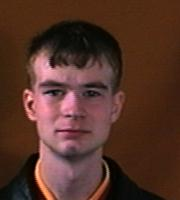
#> input picture test/adhast.20.jpg, 180 x 200 px, given as the content of the folder train, which was not available
$ python sift.py
#> lines starting #> are read from the running program, lines starting #| are printed output that depends on the picture; pictures that were not available may be replaced by others from this repository, and a replacement may not be noted

print('running...............please wait')

# importing the libraries
import os
import cv2
import numpy as np
import matplotlib.pyplot as plt


# the path to the folder that contains the training images
train_path = 'train'

# list of tubles containing the image name and number of descriptors
imageNames=[]

# list of all descriptors of all images
listOfDesc=[]

# Initiate SIFT
sift = cv2.xfeatures2d.SIFT_create()

# loop on all images and extract thier descriptors
for path, subdirs, files in os.walk(train_path):
    for filename in files:
        f = os.path.join(path, filename)

        # read the image
        img1 = cv2.imread(f,0)
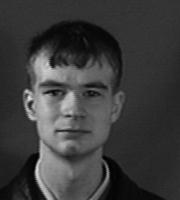
#> img1: shape (200, 180); min 0, max 228, mean 60.2

        # extract the key points and the descriptors
        kp, des = sift.detectAndCompute(img1,None)
#> kp = 126 keypoints; strongest (x, y, size): (43, 68, 15.6), (30, 104, 3.4), (26, 91, 2.7), (56, 90, 12.5)
        listOfDesc.extend(des) # add image descriptors (i.e. corners)
        filename = filename.split('.', 1 )[0]
        imageNames.append((filename, len(des)))


# numpy array of all the descriptors
X = np.array(listOfDesc)
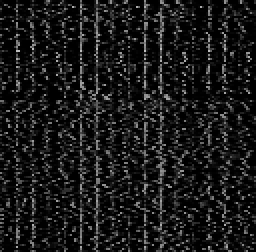
#> X: shape (126, 128) float32 (shown 2 times larger); min 0, max 191, mean 24.8

# number of K-mean clusters
K = 40

# Using k mean to classify all the descriptors
from sklearn.cluster import KMeans

kmeans = KMeans(n_clusters = K, init = 'k-means++', random_state = 42)
y_kmeans = kmeans.fit_predict(X)
#> y_kmeans = 126 values, max 39 at index 52, min 0 at index 47, mean 18.19

result = np.zeros((len(imageNames), K))

names = []
for name in imageNames:
     names.append(name[0])
#> this loop made 1 pass
#> name on pass 1: ('adhast', 126)
#> after the loop, names = ['adhast']

names = np.array(names)

# for each image find the number of descriptors in each class
ind = 0
for i in range(len(imageNames)):
     img = imageNames[i]

     for j in range(img[1]):
          result[i][y_kmeans[j+ind]] += 1

     ind += img[1]
#> this loop made 1 pass
#> (img, ind) on pass 1: (('adhast', 126), 126)
#> after the loop, ind = 126


# the path to the folder that contains the test images
test_path = 'test'
test_img_name = input('please enter the name of the image from test folder\n')
#> the answer given: test

# read the test image
test_img = cv2.imread(os.path.join(test_path, test_img_name),0)

# extract key points and descriptors form the test image
kp, des = sift.detectAndCompute(test_img,None)


# classify the test image descriptors
y_test_pred = kmeans.predict(np.array(des))
#> y_test_pred has the same summary as y_kmeans

# vector continas the number of test image descriptor in each class
img_vec = np.zeros((1, 40))

for t in y_test_pred:
     img_vec[0][t] += 1
#> this loop made 126 passes
#> t on passes 1 to 12: 26, 26, 20, 35, 12, 8, 1, 19, 20, 12, 33, 8


# Feature Scaling before applying K-NN classification
from sklearn.preprocessing import StandardScaler
sc = StandardScaler()
X_train = sc.fit_transform(result)
X_test = sc.transform(img_vec)

# Fitting K-NN to the Training set
from sklearn.neighbors import KNeighborsClassifier
classifier = KNeighborsClassifier(n_neighbors = 5, metric = 'minkowski', p = 2)
classifier.fit(X_train, names)


# Predicting the Test set results
#> (the run stopped early here; a loop or call above may not have finished)

$ run again, on test/ardper.20.jpg
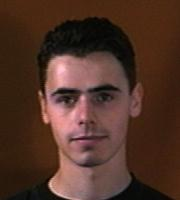
#> input picture test/ardper.20.jpg, 180 x 200 px, given as the content of the folder train, which was not available
#> `img1 = cv2.imread(f,0)`:
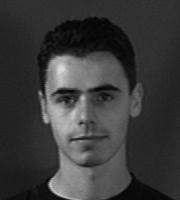
#> img1: shape (200, 180); min 0, max 220, mean 58.2
#> kp = 86 keypoints; strongest (x, y, size): (62, 70, 18.9), (67, 96, 12.9), (63, 121, 22.2), (51, 185, 4.8)
#> `X = np.array(listOfDesc)`:
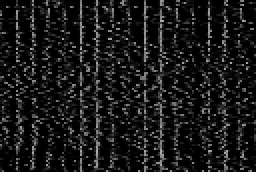
#> X: shape (86, 128) float32 (shown 2 times larger); min 0, max 179, mean 24
#> y_kmeans = 86 values, max 39 at index 42, min 0 at index 32, mean 18.05
#> the loop `for name in imageNames:` made 1 pass
#> name on pass 1: ('ardper', 86)
#> after the loop `for name in imageNames:`: names = ['ardper']
#> the loop `for i in range(len(imageNames)):` made 1 pass
#> (img, ind) on pass 1: (('ardper', 86), 86)
#> after the loop `for i in range(len(imageNames)):`: ind = 86
#> y_test_pred has the same summary as y_kmeans
#> the loop `for t in y_test_pred:` made 86 passes
#> t on passes 1, 2, 3, 4, 5, 6, 7, 9: 9, 35, 9, 20, 27, 8, 8, 1

$ run again, on test/awjsud.20.jpg
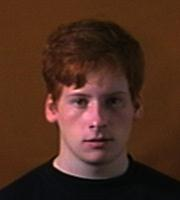
#> input picture test/awjsud.20.jpg, 180 x 200 px, given as the content of the folder train, which was not available
#> `img1 = cv2.imread(f,0)`:
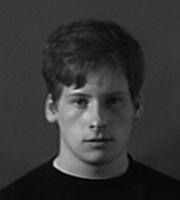
#> img1: shape (200, 180); min 0, max 223, mean 53.6
#> kp = 72 keypoints; strongest (x, y, size): (55, 164, 3.8), (92, 127, 2.5), (78, 91, 2.8), (82, 101, 8.8)
#> `X = np.array(listOfDesc)`:
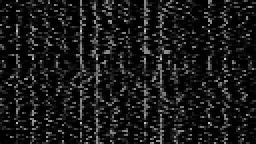
#> X: shape (72, 128) float32 (shown 2 times larger); min 0, max 205, mean 24.9
#> y_kmeans = 72 values, max 39 at index 27, min 0 at index 25, mean 16.06
#> the loop `for name in imageNames:` made 1 pass
#> name on pass 1: ('awjsud', 72)
#> after the loop `for name in imageNames:`: names = ['awjsud']
#> the loop `for i in range(len(imageNames)):` made 1 pass
#> (img, ind) on pass 1: (('awjsud', 72), 72)
#> after the loop `for i in range(len(imageNames)):`: ind = 72
#> y_test_pred has the same summary as y_kmeans
#> the loop `for t in y_test_pred:` made 72 passes
#> t on passes 1 to 8: 15, 34, 11, 17, 13, 25, 27, 6

$ run again, on test/boylee.20.jpg
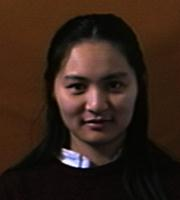
#> input picture test/boylee.20.jpg, 180 x 200 px, given as the content of the folder train, which was not available
#> `img1 = cv2.imread(f,0)`:
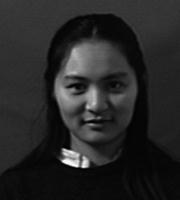
#> img1: shape (200, 180); min 0, max 255, mean 39.5
#> kp = 61 keypoints; strongest (x, y, size): (71, 158, 12.9), (66, 161, 4.2), (85, 164, 5), (75, 164, 4.7)
#> `X = np.array(listOfDesc)`:
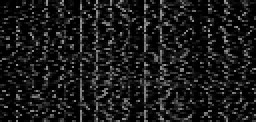
#> X: shape (61, 128) float32 (shown 2 times larger); min 0, max 161, mean 26.2
#> y_kmeans = 61 values, max 39 at index 50, min 0 at index 22, mean 16.77
#> the loop `for name in imageNames:` made 1 pass
#> name on pass 1: ('boylee', 61)
#> after the loop `for name in imageNames:`: names = ['boylee']
#> the loop `for i in range(len(imageNames)):` made 1 pass
#> (img, ind) on pass 1: (('boylee', 61), 61)
#> after the loop `for i in range(len(imageNames)):`: ind = 61
#> y_test_pred has the same summary as y_kmeans
#> the loop `for t in y_test_pred:` made 61 passes
#> t on passes 1, 3, 4, 5, 6, 7, 8, 9: 2, 6, 9, 6, 37, 14, 16, 1
